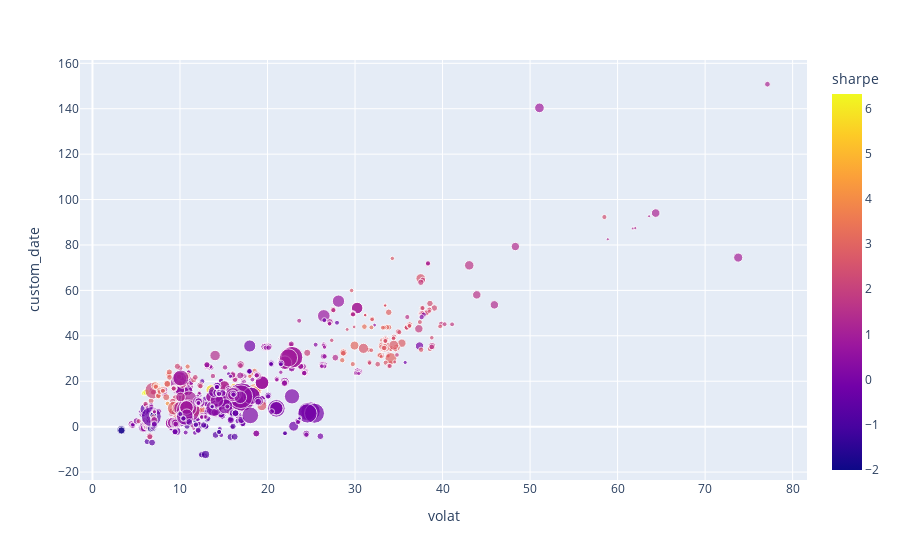

Here is the notebook cell this chart was saved with:
### Code cell
# In analogy to the Risiko-Rendite Chart of f
px.scatter(df_results, x="volat", y="custom_date", hover_data=["name", "isin"], color="sharpe", size="costs_inv")

### Figure 1 — Plotly figure (JSON) as saved in the notebook; plotly's stock layout.template omitted (floating-point values rounded to 4 significant figures; data arrays with more than 128 entries replaced by an {"elided": "..."} marker saying what was removed)
{"data": [{"customdata": {"elided": "905x2 str values"}, "hovertemplate": "volat=%{x}<br>custom_date=%{y}<br>costs_inv=%{marker.size}<br>name=%{customdata[0]}<br>isin=%{customdata[1]}<br>sharpe=%{marker.color}<extra></extra>", "legendgroup": "", "marker": {"color": {"elided": "905 float values"}, "coloraxis": "coloraxis", "size": {"elided": "905 float values"}, "sizemode": "area", "sizeref": 0.03571, "symbol": "circle"}, "mode": "markers", "name": "", "orientation": "h", "showlegend": false, "type": "scatter", "x": {"elided": "905 float values"}, "xaxis": "x", "y": {"elided": "905 float values"}, "yaxis": "y"}], "layout": {"coloraxis": {"colorbar": {"title": {"text": "sharpe"}}, "colorscale": [[0, "#0d0887"], [0.1111, "#46039f"], [0.2222, "#7201a8"], [0.3333, "#9c179e"], [0.4444, "#bd3786"], [0.5556, "#d8576b"], [0.6667, "#ed7953"], [0.7778, "#fb9f3a"], [0.8889, "#fdca26"], [1, "#f0f921"]]}, "legend": {"itemsizing": "constant", "tracegroupgap": 0}, "margin": {"t": 60}, "xaxis": {"anchor": "y", "domain": [0, 1], "title": {"text": "volat"}}, "yaxis": {"anchor": "x", "domain": [0, 1], "title": {"text": "custom_date"}}}}
